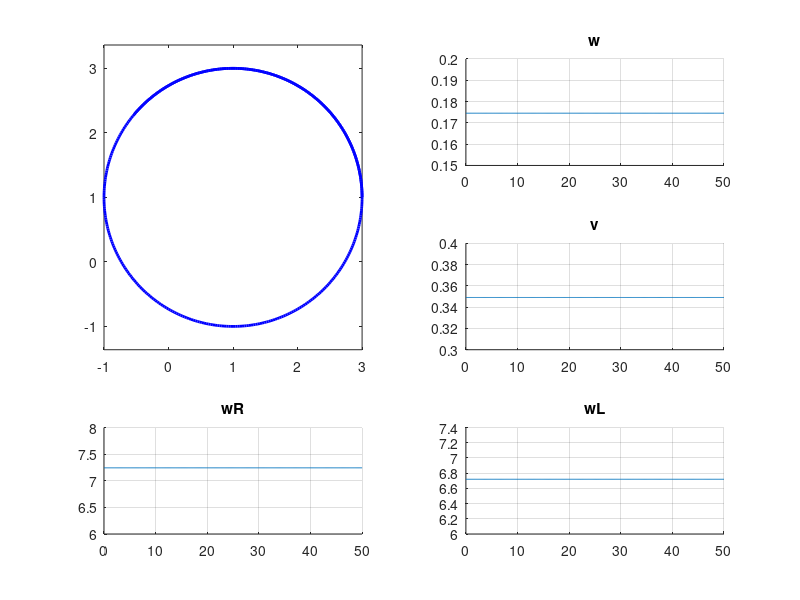

Recreate this plot in MATLAB.
%% Differential Drive
clear; close all; clc;

%% Traiettoria percorsa dal robot generico
%Voglio fare percorrere al robot una traiettoria circolare con
%centro (Cx, Cy) con raggio R.

%Raggio e centro
R = 2;
Cx = 1; Cy = 1;
%Legge oraria - decido che sia costante
w_alpha = deg2rad(10); %rad/sec

%Scala dei tempi
T = 0.1;
Tmax = 50;
t = 0:T:Tmax;

%Vettori istante per istante della posa del robot
alpha = w_alpha*t; 
x = Cx + R*cos(alpha);
y = Cy + R*sin(alpha);

%Vettori istante per istante 
%della velocitá di rotazione
w = ones(size(t))*w_alpha;
%E di traslazione
xdot = -R*sin(alpha)*w_alpha;
ydot = R*cos(alpha)*w_alpha;
v = sqrt(xdot.^2 + ydot.^2);

%% Modello specifico del Differential Drive

r = 0.05; %raggio delle ruote di 5 centimetri
L = 0.15; %distanza tra le due ruote di 15 centimetri

%K rende possibile esprimere v e w in funzione delle due velocitá
%impresse alle ruote
K = [r/2 r/2 ; r/L -r/L];
wRwL = K \ [v ; w]; %inv(K) * [v ; w]
wL = wRwL(2,:); wR = wRwL(1,:); 

%Applico quindi i segnali wR e wL a un robot simulato
P = [Cx + R ; Cy ; pi/2]; %posa di partenza in (2,1)
for k = 1 : length(v)-1
    Pdot = [v(k)*cos(P(3,end));
                v(k)*sin(P(3,end));
                w(k)];
    %Applico la disretizzazione per trovare le posizioni P data la
    %funzione derivata Pdot, attuando praticamente un'integrazione
    %numerica
    P(: , end+1) = P(:,end) + Pdot*T;
end

figure(1); hold on; grid;
subplot(3 , 2 , [1 , 3]);
plot(x , y , "b" , "LineWidth" , 2), axis("equal");
subplot(3 , 2 , 2), title("w"); hold on; grid; plot(t,w);
subplot(3 , 2 , 4), title("v"); hold on; grid; plot(t,v);
subplot(3 , 2 , 5), title("wR"); hold on; grid; plot(t,wR);
subplot(3 , 2 , 6), title("wL"); hold on; grid; plot(t,wL);
